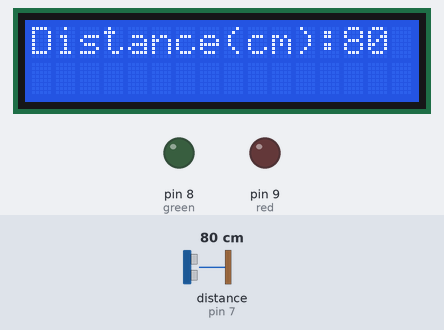
This sketch was run on a simulated Arduino Uno, built with avr-gcc and run on an emulated ATmega328P. Shown: 16×2 character LCD, output pins drawn as LEDs (lit = HIGH). Wiring (inferred from the names in the program): ultrasonic range finder: trigger pin 7; echo pin 7. The test bench sets the inputs (shaded band); at power-on: distance to the obstacle (sensor on pin 7) 80 cm. The echo pulse lasts 58.3 µs per cm.

Above: at 1.2 s.
1.3 s: distance to the obstacle (sensor on pin 7) set to 2 cm
At 1.7 s:
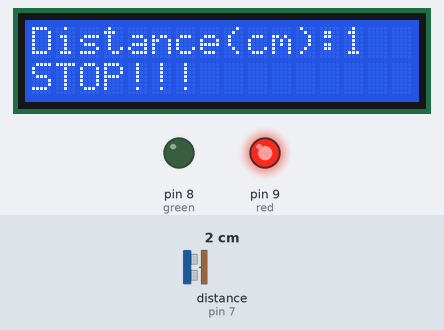
4.3 s: distance to the obstacle (sensor on pin 7) set to 9 cm
At 4.9 s:
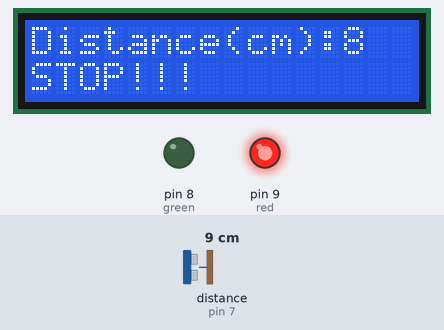
5.8 s: distance to the obstacle (sensor on pin 7) set to 12 cm
At 6.4 s:
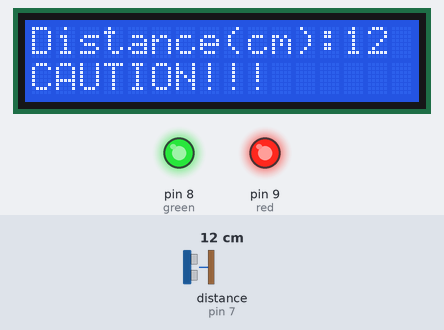
8.8 s: distance to the obstacle (sensor on pin 7) set to 35 cm
At 9.8 s:
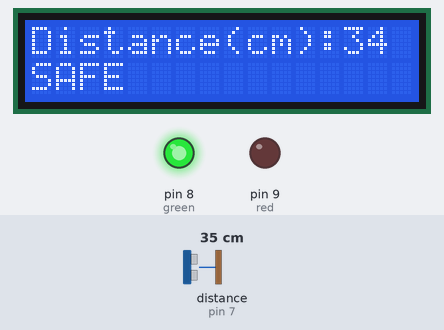
Timing chart, 0 to 11.8 s (numbered marks = the images above; inputs shaded):
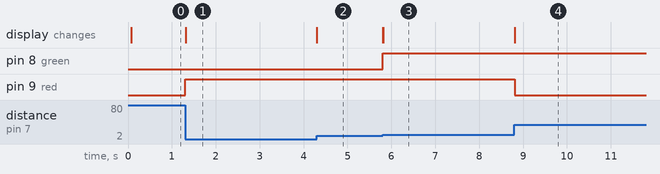

The sketch:

smart_parking_assistant.ino
```cpp
#include <LiquidCrystal.h>

int red = 9;
int green = 8;
int sigpin = 7;

unsigned long sigpin_value;
int distance;

LiquidCrystal lcd(13, 12, 2, 3, 4, 5);

enum Status {
  SAFE,
  CAUTION,
  STOP
};

Status currentStatus;
Status previousStatus = SAFE;

void setup() {
  lcd.begin(16, 2);

  pinMode(red, OUTPUT);
  pinMode(green, OUTPUT);

  lcd.setCursor(0, 0);
  lcd.print("Distance(cm):");
}

void loop() {


  pinMode(sigpin, OUTPUT);

  digitalWrite(sigpin, LOW);
  delayMicroseconds(2);
  digitalWrite(sigpin, HIGH);
  delayMicroseconds(5);
  digitalWrite(sigpin, LOW);


  pinMode(sigpin, INPUT);
  sigpin_value = pulseIn(sigpin, HIGH);
  distance = sigpin_value / 58;


  lcd.setCursor(13, 0);
  lcd.print("   ");
  lcd.setCursor(13, 0);
  lcd.print(distance);


  if (distance <= 10) {
    currentStatus = STOP;
  }
  else if (distance <= 30) {
    currentStatus = CAUTION;
  }
  else {
    currentStatus = SAFE;
  }


  if (currentStatus != previousStatus) {

    lcd.setCursor(0, 1);
    lcd.print("                ");
    lcd.setCursor(0, 1);

    switch (currentStatus) {

      case STOP:
        digitalWrite(red, HIGH);
        digitalWrite(green, LOW);
        lcd.print("STOP!!!");
        break;

      case CAUTION:
        digitalWrite(red, HIGH);
        digitalWrite(green, HIGH);
        lcd.print("CAUTION!!!");
        break;

      case SAFE:
        digitalWrite(red, LOW);
        digitalWrite(green, HIGH);
        lcd.print("SAFE");
        break;
    }

    previousStatus = currentStatus;
  }
}
```

Measured:
- the behaviour switches between 10 and 11 cm on distance to the obstacle (sensor on pin 7) (found by bisection; images 2 and 3)
- after the input at 1.3 s, pin 9 (red): LOW → HIGH at once; the display: changes at once (image 1)
- after the input at 4.3 s, the display: changes at once (image 2)
- after the input at 5.8 s, pin 8 (green): LOW → HIGH at once; the display: first changes at once (image 3 shows a later state)
- after the input at 8.8 s, pin 9 (red): HIGH → LOW at once; the display: first changes at once (image 4 shows a later state)
